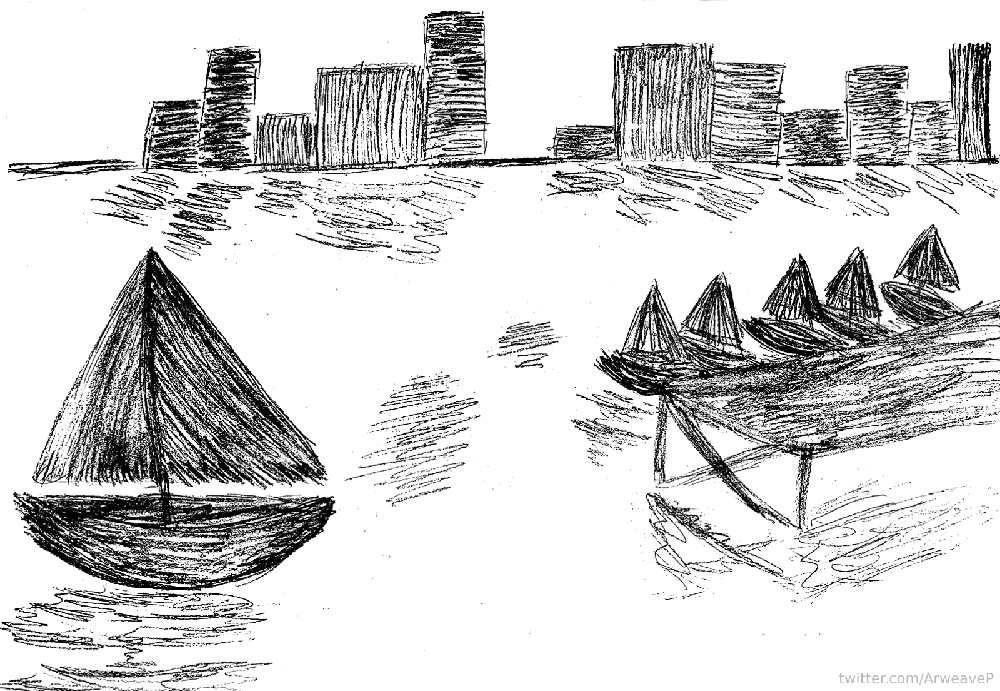
#> input picture pzl11.png, 1000 x 691 px, shrunk from 1600 x 1105 before the run
$ python test_props.py
#> lines starting #> are read from the running program, lines starting #| are printed output that depends on the picture; after the words box and inside, x2 and y2 are one past the last pixel; in counts of white or black regions, pixels touching at a corner belong together
from PIL import Image
import numpy as np
from scipy import ndimage

img = Image.open('pzl11.png')
#> img is the input picture: PIL image 1000x691 LA; mean R, G, B, A 211, 211, 211, 255
arr = np.array(img)
gray = arr[:,:,0].astype(np.uint8)
alpha = arr[:,:,1].astype(np.uint8)

TARGET = bytes.fromhex('ff2142e98e09b5344994f9beb9c56c95506b9f17')

# Test hypothesis: the "deliberate signal" is in the relationship between
# the 55 alpha components and the drawing content (gray < 255)

# Create a "content" mask
content_mask = (gray < 255)
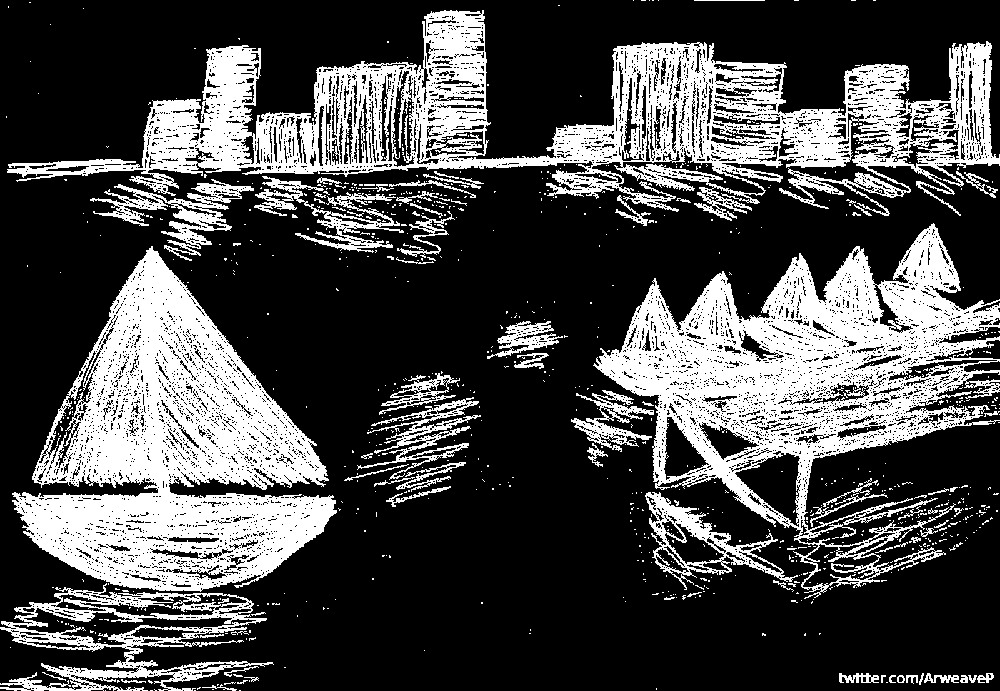
#> content_mask: shape (691, 1000) bool; 29.4% white; 838 white regions (760 under 20 px), largest, box (x1, y1, x2, y2) and area: (7, 10, 1000, 221) 63295, (12, 246, 337, 592) 54444, (593, 223, 1000, 599) 52842

# Extract alpha components
mask = (alpha < 255)
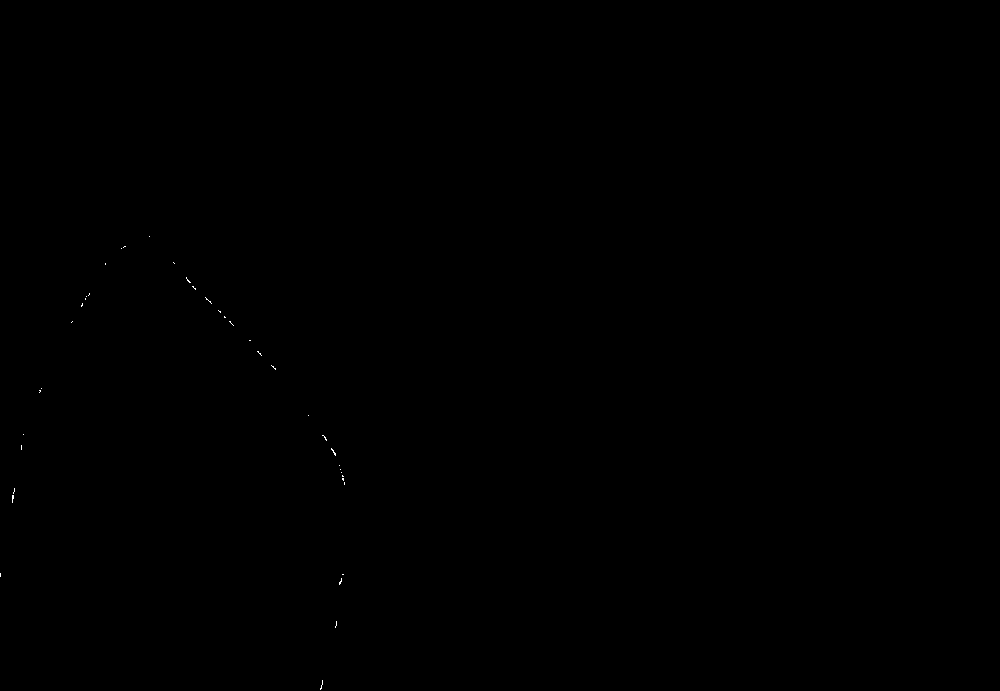
#> mask: shape (691, 1000) bool; 0.03% white in thin lines or dots, all inside (x1, y1, x2, y2) = (0, 236, 345, 690)
lab, n = ndimage.label(mask, structure=np.array([[0,1,0],[1,1,1],[0,1,0]]))
#> lab: shape (691, 1000) int32; 63 distinct labels, from 0 to 62
#> n = 62
sizes = ndimage.sum(mask, lab, range(1, n+1))
#> sizes = 62 values, max 13 at index 45, min 1 at index 0, mean 2.82
com = ndimage.center_of_mass(mask, lab, range(1, n+1))
#> com = 62 pairs, first value 236 to 687.2, second value 0 to 344
cy = np.array([int(c[0]) for c in com])
#> cy = 62 values, max 687 at index 61, min 236 at index 0, mean 382.4
cx = np.array([int(c[1]) for c in com])
#> cx = 62 values, max 344 at index 51, min 0 at index 55, mean 198.4

# Test: pack component properties as data
# For each component, encode: on_content (0/1) + size category (0-3)
print("=== Testing component properties encoding ===")

# Size categories:
# 0: size < 5 (tiny)
# 1: 5 <= size < 15 (small)
# 2: 15 <= size < 30 (medium)
# 3: size >= 30 (large)
categories = []
for s in sizes:
    s = int(s)
    if s < 5:
        categories.append(0)
    elif s < 15:
        categories.append(1)
    elif s < 30:
        categories.append(2)
    else:
        categories.append(3)
#> this loop made 62 passes
#> s on passes 1 to 12: 1, 2, 1, 1, 1, 2, 1, 2, 7, 3, 3, 2
#> after the loop, categories = 62 values, max 1 at index 8, min 0 at index 0, mean 0.177

# Pack as 2 bits per component (category), then 1 bit for on_content
# Total: 3 bits per component
bits = []
for i in range(n):
    bits.append(categories[i] & 3)  # low 2 bits
    bits.append(1 if gray[cy[i], cx[i]] < 255 else 0)  # on content
#> after the loop, bits = 124 values, max 1 at index 16, min 0 at index 0, mean 0.0887

# Pack into bytes
nbytes = (len(bits) + 7) // 8
#> nbytes = 16
raw = bytearray(nbytes)
for i, bit in enumerate(bits):
    byte_idx = i // 8
    bit_in_byte = i % 8
    if bit:
        raw[byte_idx] |= (1 << (7 - bit_in_byte))
#> this loop made 124 passes
#> (bit, byte_idx, bit_in_byte) on passes 1 to 12: (0, 0, 0), (0, 0, 1), (0, 0, 2), (0, 0, 3), (0, 0, 4), (0, 0, 5), (0, 0, 6), (0, 0, 7), (0, 1, 0), (0, 1, 1), (0, 1, 2), (0, 1, 3)
#> (byte_idx, bit_in_byte) on passes 87, 89, 91, 101, 109, 115: (10, 6), (11, 0), (11, 2), (12, 4), (13, 4), (14, 2)

# Check for target
found = False
for start in range(len(raw) - 32 + 1):
    if raw[start:start+32] == TARGET:
        print(f"TARGET FOUND (props) at offset {start}")
        found = True
        break
#> this loop made 0 passes
if not found:
    print(f"props: {len(raw)} bytes, no target")
#| props: 16 bytes, no target
